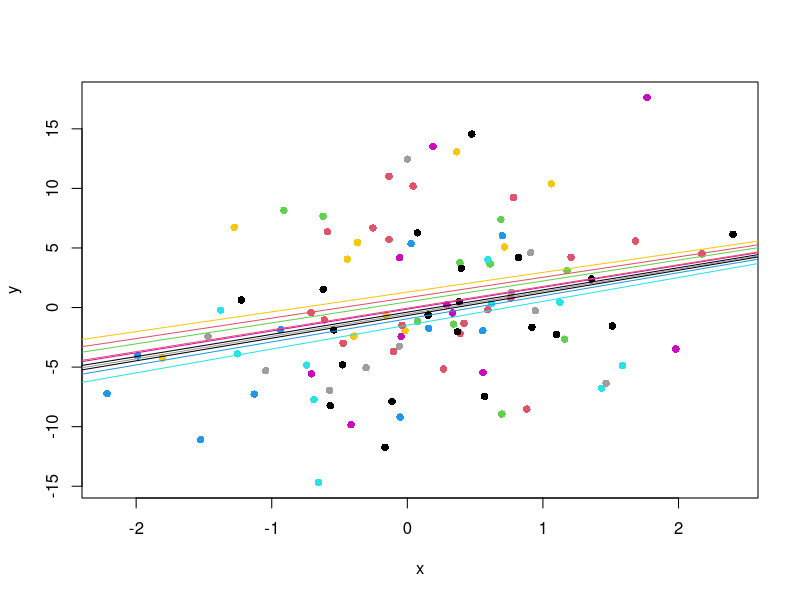

This chart was generated by the following R code:
library(lme4)
set.seed(1)

n <- 100 							# number of data points
ngroups <- 10 						# number of gorups
ran <- rnorm(ngroups) 				#random effects
w <- rep(ngroups, n/ngroups) 		# random effects variable
groups <- rep(1:ngroups, n/ngroups) # groups variable
x <- rnorm(100) 						# predictor
bet1 <- 1.5 							# beta
bet0 <- 0 							# interept
sigma <- 6							# error sigma

y <- x * bet1 + bet0 + rnorm(n, sd = sigma)

# look
plot(x, y, col = groups, pch = 16)

mod1 <- lm(y ~ x)
mod2 <- lmer(y ~ x + (x | groups))

coefs <- coef(mod2)$groups
for(i in 1:nrow(coefs)) {
	abline(coefs[i, 1], coefs[i, 2], col = i)
}